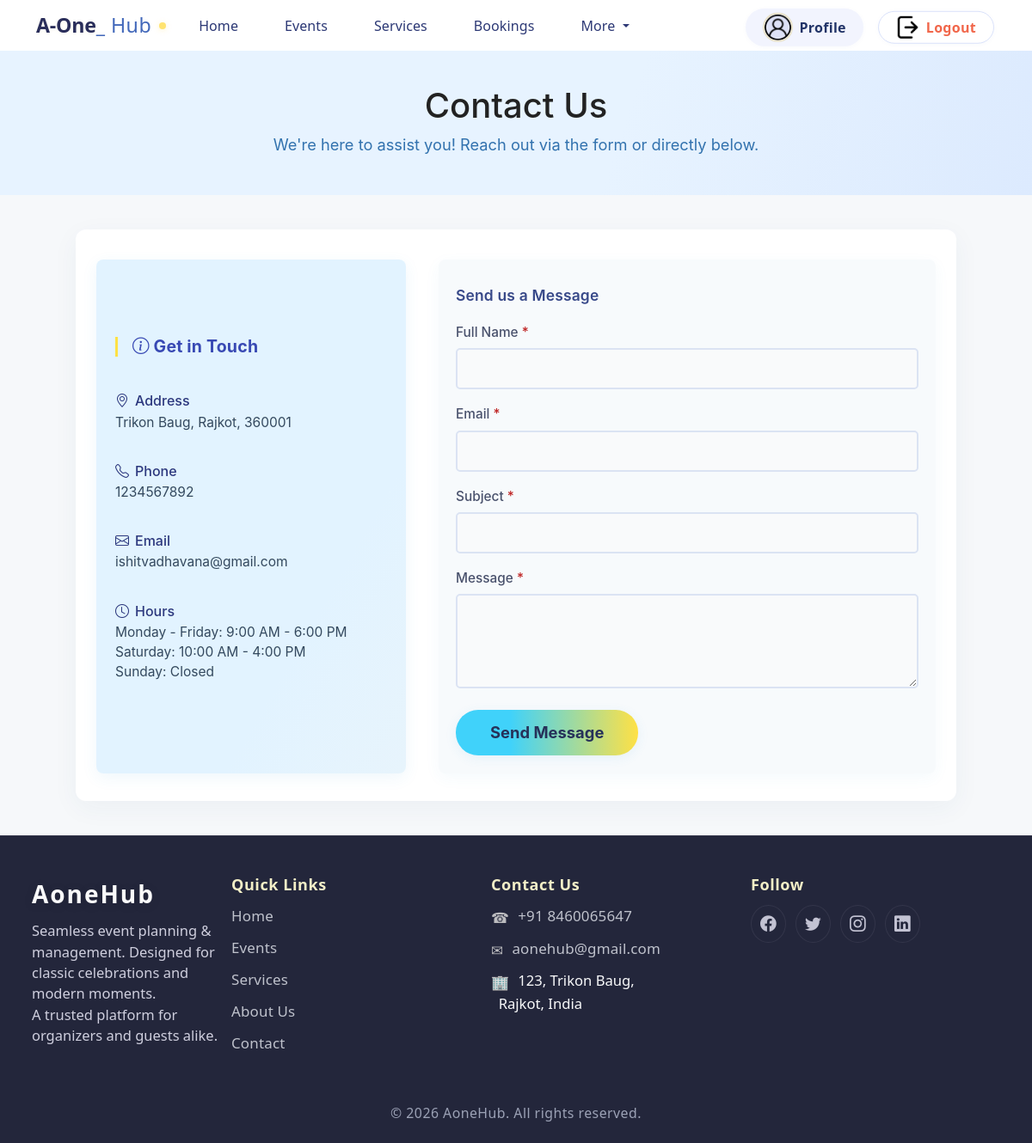
The page /contact.php (signed in) on the database its author committed.
### tables this page shows
CREATE TABLE `contact` (
  `contact_id` int NOT NULL,
  `contact_address` varchar(255) NOT NULL,
  `contact_phone` varchar(20) NOT NULL,
  `contact_email` varchar(100) NOT NULL,
  `working_hours` varchar(255) NOT NULL
);

### contact.php (the view, shortened to what this page needs)
<?php
include 'header.php';
$contact_info = [];
$result = $conn->query("SELECT * FROM contact WHERE contact_id=1");
if ($result && $result->num_rows > 0) {
    $row = $result->fetch_assoc();
    $contact_info = [
        "address" => $row['contact_address'] ?? '',
        "phone"   => $row['contact_phone'] ?? '',
        "email"   => $row['contact_email'] ?? '',
        "hours"   => nl2br($row['working_hours'] ?? ''),
    ];
}
?>
<!DOCTYPE html>
<html lang="en">
<head>
    <link rel="stylesheet" href="bootstrap/css/bootstrap-icons.css">
</head>
<body>
    <section class="contact-hero">
        <h1 class="contact-hero-title">Contact Us</h1>
        <p>We're here to assist you! Reach out via the form or directly below.</p>
    </section>
    <section class="contact-section animate__animated animate__fadeInUp">
        <div class="contact-info-panel">
            <h2><i class="bi bi-info-circle"></i> Get in Touch</h2>
            <div class="contact-info-item">
                <h3><i class="bi bi-geo-alt"></i> Address</h3>
                <p><?php echo nl2br(htmlspecialchars($contact_info['address'] ?? '')); ?></p>
            </div>
            <div class="contact-info-item">
                <h3><i class="bi bi-telephone"></i> Phone</h3>
                <p>
                    <?php if (!empty($contact_info['phone'])): ?>
                        <a href="tel:<?php echo htmlspecialchars($contact_info['phone']); ?>"><?php echo htmlspecialchars($contact_info['phone']); ?></a>
                    <?php endif; ?>
                </p>
            </div>
            <div class="contact-info-item">
                <h3><i class="bi bi-envelope"></i> Email</h3>
                <p>
                    <?php if (!empty($contact_info['email'])): ?>
                        <a href="mailto:<?php echo htmlspecialchars($contact_info['email']); ?>"><?php echo htmlspecialchars($contact_info['email']); ?></a>
                    <?php endif; ?>
                </p>
            </div>
            <div class="contact-info-item">
                <h3><i class="bi bi-clock"></i> Hours</h3>
                <p><?php echo $contact_info['hours'] ?? ''; ?></p>
            </div>
        </div>
        <div class="contact-form-panel">
            <h2>Send us a Message</h2>
            <form id="contactForm" autocomplete="off">
                <div class="contact-form-row">
                    <label for="name">Full Name <span style="color:#bf2424">*</span></label>
                    <input type="text" id="name" name="name" minlength="2" maxlength="80">
                </div>
                <div class="contact-form-row">
                    <label for="email">Email <span style="color:#bf2424">*</span></label>
                    <input type="email" id="email" name="email" maxlength="120">
                </div>
                <div class="contact-form-row">
                    <label for="subject">Subject <span style="color:#bf2424">*</span></label>
                    <input type="text" id="subject" name="subject" maxlength="128">
                </div>
                <div class="contact-form-row">
                    <label for="message">Message <span style="color:#bf2424">*</span></label>
                    <textarea id="message" name="message" minlength="5" maxlength="1500"></textarea>
                </div>
                <button type="submit" class="contact-form-btn animate__animated" id="submitBtn" aria-label="Send Contact Message">Send Message</button>
            </form>
        </div>
    </section>
    <?php include 'footer.php'; ?>
</body>
</html>

### contact.php (style rules this page uses)
:root { --main: #3498db; --dark: #2c3e50; --light-bg: #f6f8fa; }
html, body { height: 100%; }
body { min-height: 100vh; font-family: 'Inter', Arial, sans-serif; background: var(--light-bg); color: #222; }
.contact-hero { background: linear-gradient(108deg, #e7f3ff 60%, #dceafe 100%); padding: 40px 0 28px 0; text-align: center; position: relative; }
.contact-hero .contact-hero-title { display: inline-block; animation: contactHeroSlideDown 1.1s cubic-bezier(.53,.07,.41,1.02); }
.contact-hero p { font-size: 1.14rem; color: #3272ae; }
.contact-section { max-width: 1024px; margin: 40px auto; display: flex; flex-wrap: wrap; gap: 38px; border-radius: 12px; padding: 35px 2vw 32px 2vw; background: #fff; box-shadow: 0 8px 30px rgba(39, 74, 120, 0.05); align-items: stretch; animation: fadeInUp 0.8s; position: relative; }
.contact-info-panel { flex: 1 1 280px; min-width: 230px; max-width: 360px; background: linear-gradient(120deg, #e2f3ff 70%, #e7f4fc 100%); border-radius: 8px; padding: 33px 22px 33px 22px; box-shadow: 0 5px 18px rgba(52,152,219,0.08); display: flex; flex-direction: column; gap: 20px; justify-content: center; }
.contact-info-panel h2 { color: #3849b4; font-size: 1.22rem; font-weight: 700; margin-bottom: 22px; letter-spacing: 0.01em; border-left: 3px solid #ffe145; padding-left: 17px; }
.contact-info-item { margin-bottom: 16px; }
.contact-info-item h3 { display: flex; align-items: center; gap: 7px; font-size: 1rem; color: #2c387e; margin-bottom: 3px; }
.contact-info-item p, .contact-info-item a { color: #34495e; font-size: 0.97rem; margin: 0; text-decoration: none; transition: color .15s; }
.contact-form-panel { flex: 1.5 1 370px; background: #f7fafc; border-radius: 8px; padding: 32px 20px 21px 20px; box-shadow: 0 5px 18px rgba(52,152,219,0.05); display: flex; flex-direction: column; justify-content: center; }
.contact-form-panel h2 { color: #384989; font-size: 1.09rem; font-weight: 600; margin-bottom: 21px; letter-spacing: 0.01em; }
.contact-form-row { margin-bottom: 17px; position: relative; }
.contact-form-row label { font-size: 0.96rem; color: #49516C; font-weight: 500; display: block; margin-bottom: 7px; }
.contact-form-row input, .contact-form-row textarea { width: 100%; padding: 10px 13px; font-size: 1rem; border: 2px solid #dbe3f3; border-radius: 5px; outline: none; background: #f9fafb; color: #232; transition: border-color 0.19s, background 0.18s; box-sizing: border-box; }
.contact-form-row textarea { resize: vertical; min-height: 110px; max-height: 240px; }
.contact-form-btn { background: linear-gradient(90deg, #40d2fa 30%, #ffe145 100%); color: #263159; font-weight: 700; padding: 13px 40px; border: none; border-radius: 26px; font-size: 1.15rem; box-shadow: 0 3px 14px rgba(52,152,219,0.09); cursor: pointer; outline: none; margin-top: 2px; transition: background .18s, box-shadow .16s, transform .11s; }

### rows shown on the page
contact: contact_address "Trikon Baug, Rajkot, 360001", contact_phone "1234567892", contact_email "ishitvadhavana@gmail.com"

### other values the page prints
$contact_info['hours'] "Monday - Friday: 9:00 AM - 6:00 PM Saturday: 10:00 AM - 4:00 PM Sunday: Closed"
